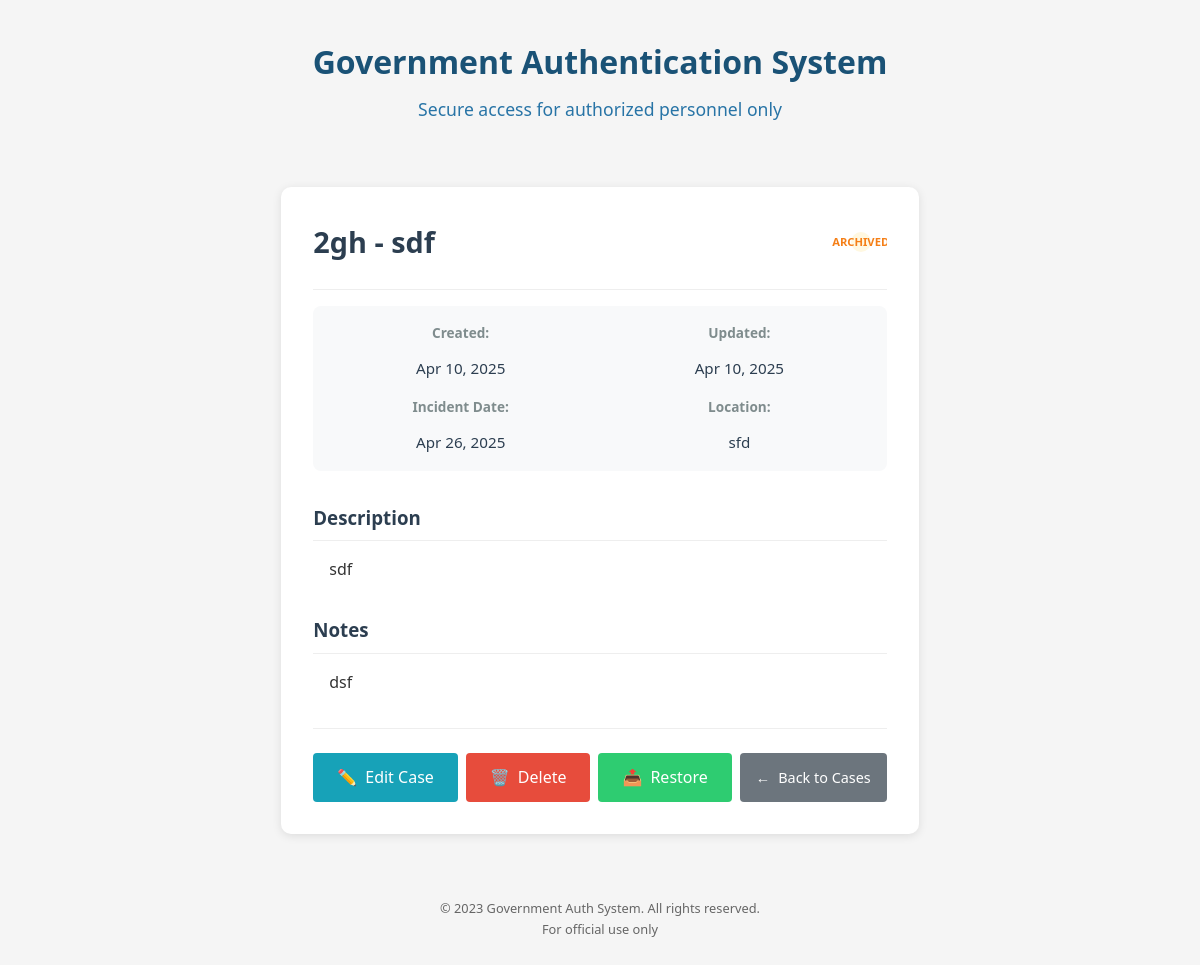
/accounts/cases/14/ (signed in), run on an earlier commit of the app's database.
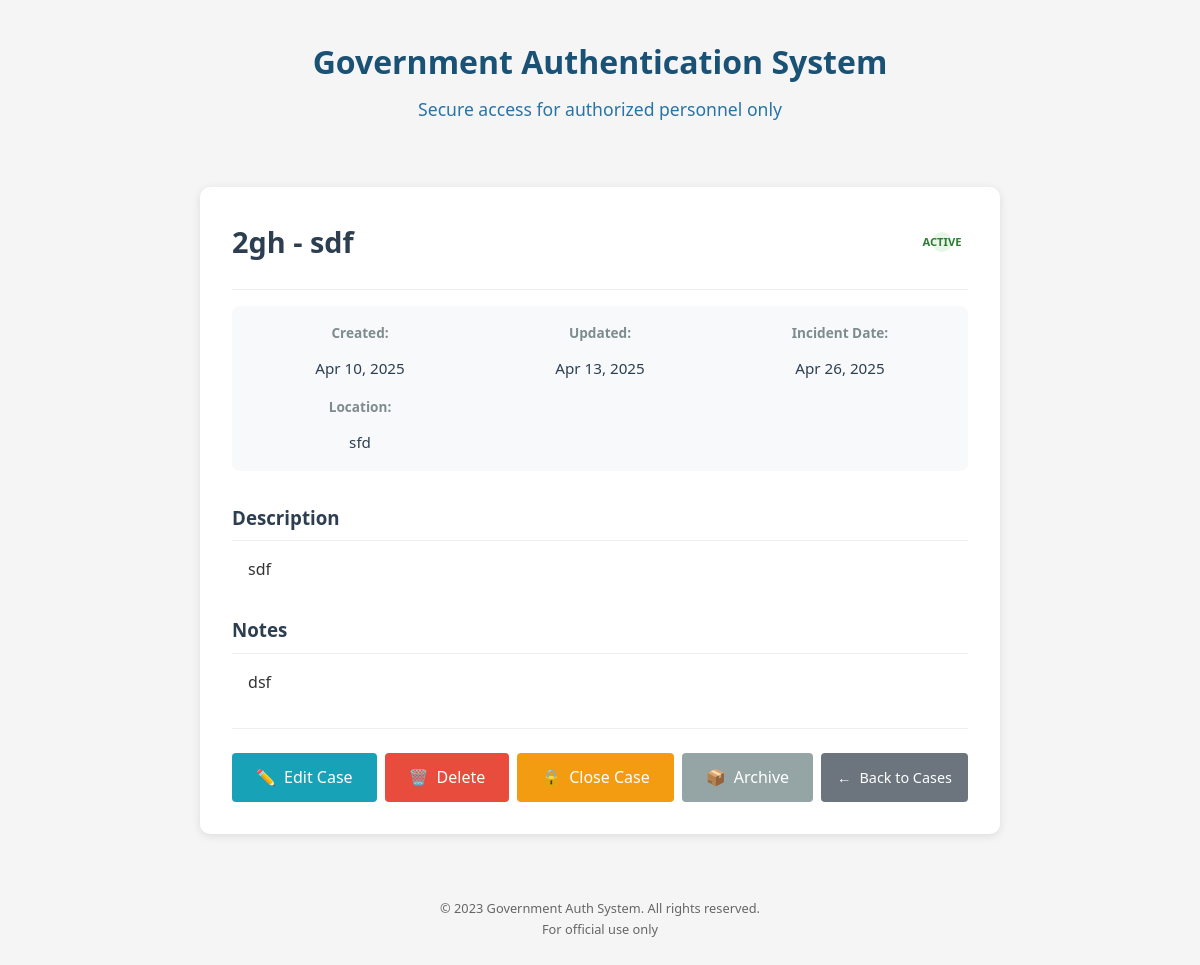
And on a later commit of the database.
### accounts/models.py (models this page shows, shortened)
class Case(models.Model):
    CASE_STATUS = (
        ('active', 'Active'),
        ('closed', 'Closed'),
        ('archived', 'Archived'),
    )
    user = models.ForeignKey(get_user_model(), on_delete=models.CASCADE)
    case_number = models.CharField(max_length=50, unique=True)
    title = models.CharField(max_length=100)
    description = models.TextField()
    created_at = models.DateTimeField(auto_now_add=True)
    updated_at = models.DateTimeField(auto_now=True)
    status = models.CharField(max_length=10, choices=CASE_STATUS, default='active')
    location = models.CharField(max_length=100, blank=True)
    incident_date = models.DateField(null=True, blank=True)
    notes = models.TextField(blank=True)
    class Meta:
        ordering = ['-created_at']

### accounts/views.py (the view)
# urls.py: path('cases/<int:pk>/', views.case_detail, name='case_detail'),  # Add this line
@login_required
def case_detail(request, pk):
    case = get_object_or_404(Case, pk=pk, user=request.user)
    case_files = CaseFile.objects.filter(case=case)
    has_pinata_creds = PinataCredentials.objects.filter(user=request.user).exists()
    return render(request, 'accounts/case_detail.html', {
        'case': case,
        'files': case_files,
        'has_pinata_creds': has_pinata_creds
    })

### accounts/templates/accounts/case_detail.html (shortened to what this page needs)
{% extends 'accounts/auth_base.html' %}
{% load static %}
{% block content %}
<div class="case-detail-container">
    <div class="case-header">
        <div class="case-title">
            <h1>{{ case.case_number }} - {{ case.title }}</h1>
            <div class="case-status {{ case.status }}">
                {{ case.get_status_display }}
            </div>
        </div>
    </div>
    <div class="case-meta-grid">
        <div class="meta-item">
            <span class="meta-label">Created:</span>
            <span class="meta-value">{{ case.created_at|date:"M d, Y" }}</span>
        </div>
        <div class="meta-item">
            <span class="meta-label">Updated:</span>
            <span class="meta-value">{{ case.updated_at|date:"M d, Y" }}</span>
        </div>
        {% if case.incident_date %}
        <div class="meta-item">
            <span class="meta-label">Incident Date:</span>
            <span class="meta-value">{{ case.incident_date|date:"M d, Y" }}</span>
        </div>
        {% endif %}
        {% if case.location %}
        <div class="meta-item">
            <span class="meta-label">Location:</span>
            <span class="meta-value">{{ case.location }}</span>
        </div>
        {% endif %}
    </div>
    <div class="case-content">
        <div class="case-section">
            <h3>Description</h3>
            <div class="section-content">
                {{ case.description|linebreaks }}
            </div>
        </div>
        {% if case.notes %}
        <div class="case-section">
            <h3>Notes</h3>
            <div class="section-content">
                {{ case.notes|linebreaks }}
            </div>
        </div>
        {% endif %}
    </div>
    <div class="case-actions">
        <a href="{% url 'update_case' case.id %}" class="btn btn-edit">
            <i class="icon">✏️</i> Edit Case
        </a>
        <a href="{% url 'delete_case' case.id %}" class="btn btn-delete">
            <i class="icon">🗑️</i> Delete
        </a>
        {% if case.status == 'active' %}
        <a href="{% url 'change_case_status' case.id 'closed' %}" class="btn btn-warning">
            <i class="icon">🔒</i> Close Case
        </a>
        <a href="{% url 'change_case_status' case.id 'archived' %}" class="btn btn-secondary">
            <i class="icon">📦</i> Archive
        </a>
        {% elif case.status == 'closed' %}
        <a href="{% url 'change_case_status' case.id 'active' %}" class="btn btn-success">
            <i class="icon">🔄</i> Reactivate
        </a>
        {% elif case.status == 'archived' %}
        <a href="{% url 'change_case_status' case.id 'active' %}" class="btn btn-success">
            <i class="icon">📤</i> Restore
        </a>
        {% endif %}
        <a href="{% url 'home' %}" class="btn btn-back">
            <i class="icon">←</i> Back to Cases
        </a>
    </div>
</div>
{% endblock %}

### accounts/templates/accounts/auth_base.html (shortened to what this page needs)
{% load static %}
<!DOCTYPE html>
<html lang="en">
<head>
    <link rel="stylesheet" href="{% static 'accounts/css/auth.css' %}">
    <link rel="stylesheet" href="https://cdnjs.cloudflare.com/ajax/libs/font-awesome/6.0.0/css/all.min.css">
</head>
<body>
    <div class="auth-container">
        <header class="auth-header">
            <h1>Government Authentication System</h1>
            <p>Secure access for authorized personnel only</p>
        </header>
        <main class="auth-main">
            {% block content %}{% endblock %}
        </main>
        <footer class="auth-footer">
            <p>© 2023 Government Auth System. All rights reserved.</p>
            <p>For official use only</p>
        </footer>
    </div>
</body>
</html>

What changed in the data, as far as the page shows it:
changed Case "2gh": status "ARC…" → "ACTIVE"; updated_at "Apr 10, 2025" → "Apr 13, 2025"
Also different on the page:
text no longer shown: "📤 Restore"
text now shown: "🔒 Close Case 📦 Archive"
